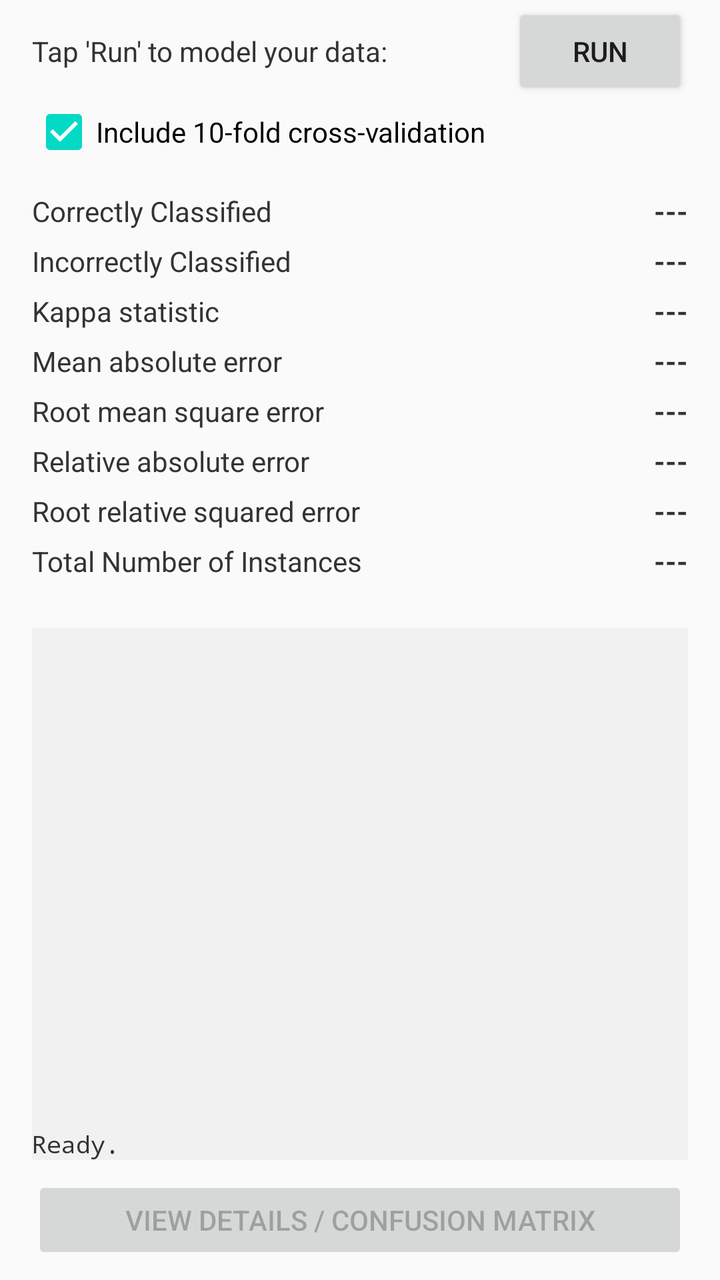
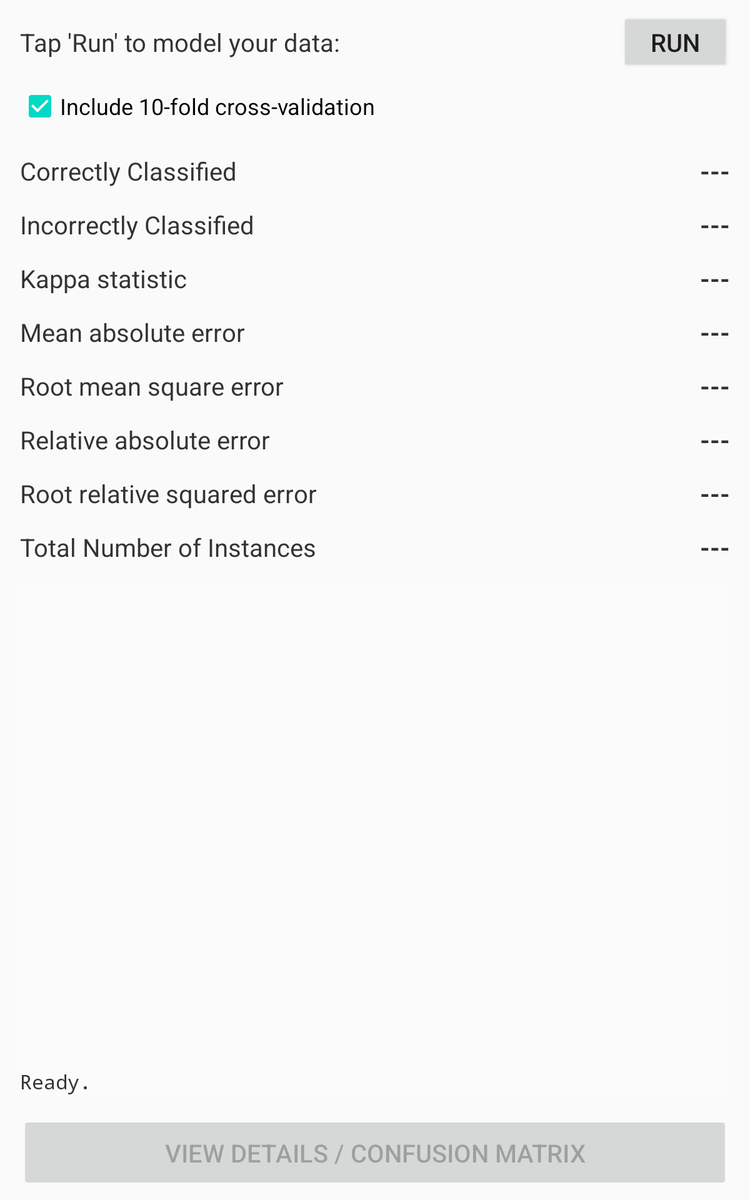

One screen, two layout resources from the same app: the default and the repository's alternative for another configuration. Each is rendered where Android would select it; the XML of both is given below.
<!-- AndroidManifest.xml: application theme AppTheme -->
<!-- res/layout/fragment_main_tab3.xml -->
<android.support.constraint.ConstraintLayout xmlns:android="http://schemas.android.com/apk/res/android"
    xmlns:app="http://schemas.android.com/apk/res-auto"
    xmlns:tools="http://schemas.android.com/tools"
    android:id="@+id/constraintLayout"
    android:layout_width="match_parent"
    android:layout_height="match_parent">

    <TextView
        android:id="@+id/section_label3"
        android:layout_width="wrap_content"
        android:layout_height="20dp"
        android:layout_marginStart="16dp"
        android:layout_marginTop="16dp"
        android:text="Tap 'Run' to model your data:"
        android:textColor="#333"
        app:layout_constraintStart_toStartOf="parent"
        app:layout_constraintTop_toTopOf="parent"
        app:layout_constraintVertical_chainStyle="packed" />

    <Button
        android:id="@+id/btnRun"
        android:layout_width="88dp"
        android:layout_height="wrap_content"
        android:layout_marginEnd="16dp"
        android:text="Run"
        app:layout_constraintBaseline_toBaselineOf="@+id/section_label3"
        app:layout_constraintEnd_toEndOf="parent" />

    <CheckBox
        android:id="@+id/checkBox"
        android:layout_width="wrap_content"
        android:layout_height="28dp"
        android:layout_marginStart="16dp"
        android:layout_marginTop="16dp"
        android:checked="true"
        android:text="Include 10-fold cross-validation"
        android:textAlignment="center"
        app:layout_constraintStart_toStartOf="parent"
        app:layout_constraintTop_toBottomOf="@+id/section_label3" />

    


    <Button
        android:id="@+id/btnCM"
        android:layout_width="0dp"
        android:layout_height="44dp"
        android:layout_marginStart="16dp"
        android:layout_marginEnd="16dp"
        android:layout_marginBottom="8dp"
        android:enabled="false"
        android:text="View details / confusion matrix"
        app:layout_constraintBottom_toBottomOf="parent"
        app:layout_constraintEnd_toEndOf="parent"
        app:layout_constraintStart_toStartOf="parent" />

    <TextView
        android:id="@+id/textView5"
        android:layout_width="wrap_content"
        android:layout_height="wrap_content"
        android:layout_marginStart="16dp"
        android:layout_marginTop="96dp"
        android:text="Correctly Classified"
        android:textColor="#333"
        app:layout_constraintStart_toStartOf="parent"
        app:layout_constraintTop_toTopOf="parent" />

    <TextView
        android:id="@+id/textView8"
        android:layout_width="wrap_content"
        android:layout_height="wrap_content"
        android:layout_marginStart="16dp"
        android:layout_marginTop="6dp"
        android:text="Incorrectly Classified"
        android:textColor="#333"
        app:layout_constraintStart_toStartOf="parent"
        app:layout_constraintTop_toBottomOf="@+id/textView5" />

    <TextView
        android:id="@+id/textView9"
        android:layout_width="wrap_content"
        android:layout_height="wrap_content"
        android:layout_marginStart="16dp"
        android:layout_marginTop="6dp"
        android:text="Kappa statistic"
        android:textColor="#333"
        app:layout_constraintStart_toStartOf="parent"
        app:layout_constraintTop_toBottomOf="@+id/textView8" />

    <TextView
        android:id="@+id/textView10"
        android:layout_width="wrap_content"
        android:layout_height="wrap_content"
        android:layout_marginStart="16dp"
        android:layout_marginTop="6dp"
        android:text="Mean absolute error"
        android:textColor="#333"
        app:layout_constraintStart_toStartOf="parent"
        app:layout_constraintTop_toBottomOf="@+id/textView9" />

    <TextView
        android:id="@+id/textView11"
        android:layout_width="wrap_content"
        android:layout_height="wrap_content"
        android:layout_marginStart="16dp"
        android:layout_marginTop="6dp"
        android:text="Root mean square error"
        android:textColor="#333"
        app:layout_constraintStart_toStartOf="parent"
        app:layout_constraintTop_toBottomOf="@+id/textView10" />

    <TextView
        android:id="@+id/textView12"
        android:layout_width="wrap_content"
        android:layout_height="wrap_content"
        android:layout_marginStart="16dp"
        android:layout_marginTop="6dp"
        android:text="Relative absolute error"
        android:textColor="#333"
        app:layout_constraintStart_toStartOf="parent"
        app:layout_constraintTop_toBottomOf="@+id/textView11" />

    <TextView
        android:id="@+id/textView13"
        android:layout_width="wrap_content"
        android:layout_height="wrap_content"
        android:layout_marginStart="16dp"
        android:layout_marginTop="6dp"
        android:text="Root relative squared error"
        android:textColor="#333"
        app:layout_constraintStart_toStartOf="parent"
        app:layout_constraintTop_toBottomOf="@+id/textView12" />

    <TextView
        android:id="@+id/textView14"
        android:layout_width="wrap_content"
        android:layout_height="wrap_content"
        android:layout_marginStart="16dp"
        android:layout_marginTop="6dp"
        android:layout_marginBottom="8dp"
        android:text="Total Number of Instances"
        android:textColor="#333"
        app:layout_constraintBottom_toTopOf="@+id/tvStatus"
        app:layout_constraintStart_toStartOf="parent"
        app:layout_constraintTop_toBottomOf="@+id/textView13" />

    <TextView
        android:id="@+id/tvCCI"
        android:layout_width="wrap_content"
        android:layout_height="wrap_content"
        android:layout_marginEnd="16dp"
        android:text="@string/novalue"
        android:textColor="#333"
        android:textStyle="bold"
        app:layout_constraintEnd_toEndOf="parent"
        app:layout_constraintTop_toTopOf="@+id/textView5" />

    <TextView
        android:id="@+id/tvICI"
        android:layout_width="wrap_content"
        android:layout_height="wrap_content"
        android:layout_marginEnd="16dp"
        android:text="@string/novalue"
        android:textColor="#333"
        android:textStyle="bold"
        app:layout_constraintEnd_toEndOf="parent"
        app:layout_constraintTop_toTopOf="@+id/textView8" />

    <TextView
        android:id="@+id/tvKappa"
        android:layout_width="wrap_content"
        android:layout_height="wrap_content"
        android:layout_marginEnd="16dp"
        android:text="@string/novalue"
        android:textColor="#333"
        android:textStyle="bold"
        app:layout_constraintEnd_toEndOf="parent"
        app:layout_constraintTop_toTopOf="@+id/textView9" />

    <TextView
        android:id="@+id/tvMAE"
        android:layout_width="wrap_content"
        android:layout_height="wrap_content"
        android:layout_marginEnd="16dp"
        android:text="@string/novalue"
        android:textColor="#333"
        android:textStyle="bold"
        app:layout_constraintEnd_toEndOf="parent"
        app:layout_constraintTop_toTopOf="@+id/textView10" />

    <TextView
        android:id="@+id/tvRMSE"
        android:layout_width="wrap_content"
        android:layout_height="wrap_content"
        android:layout_marginEnd="16dp"
        android:text="@string/novalue"
        android:textColor="#333"
        android:textStyle="bold"
        app:layout_constraintEnd_toEndOf="parent"
        app:layout_constraintTop_toTopOf="@+id/textView11" />

    <TextView
        android:id="@+id/tvRAE"
        android:layout_width="wrap_content"
        android:layout_height="wrap_content"
        android:layout_marginEnd="16dp"
        android:text="@string/novalue"
        android:textColor="#333"
        android:textStyle="bold"
        app:layout_constraintEnd_toEndOf="parent"
        app:layout_constraintTop_toTopOf="@+id/textView12" />

    <TextView
        android:id="@+id/tvRRSE"
        android:layout_width="wrap_content"
        android:layout_height="wrap_content"
        android:layout_marginEnd="16dp"
        android:text="@string/novalue"
        android:textColor="#333"
        android:textStyle="bold"
        app:layout_constraintEnd_toEndOf="parent"
        app:layout_constraintTop_toTopOf="@+id/textView13" />

    <TextView
        android:id="@+id/tvTNI"
        android:layout_width="wrap_content"
        android:layout_height="wrap_content"
        android:layout_marginEnd="16dp"
        android:text="@string/novalue"
        android:textColor="#333"
        android:textStyle="bold"
        app:layout_constraintEnd_toEndOf="parent"
        app:layout_constraintTop_toTopOf="@+id/textView14" />

    <TextView
        android:id="@+id/tvStatus"
        android:layout_width="0dp"
        android:layout_height="0dp"
        android:layout_marginStart="16dp"
        android:layout_marginTop="16dp"
        android:layout_marginEnd="16dp"
        android:layout_marginBottom="8dp"
        android:layout_weight="1"
        android:background="#f1f1f1"
        android:fontFamily="monospace"
        android:gravity="bottom"
        android:scrollbars="vertical"
        android:scrollHorizontally="true"
        android:text="@string/str_ready"
        android:textColor="#333"
        android:textSize="12sp"
        app:layout_constraintBottom_toTopOf="@+id/btnCM"
        app:layout_constraintEnd_toEndOf="parent"
        app:layout_constraintStart_toStartOf="parent"
        app:layout_constraintTop_toBottomOf="@+id/textView14" />


</android.support.constraint.ConstraintLayout>
<!-- resources referenced by this layout -->
<resources>
  <string name="novalue">---</string>
  <string name="str_ready">Ready.</string>
  <style name="AppTheme" parent="Theme.AppCompat.Light.DarkActionBar">
          
          <item name="colorPrimary">@color/colorPrimary</item>
          <item name="colorPrimaryDark">@color/colorPrimaryDark</item>
          <item name="colorAccent">@color/colorAccent</item>
  
          <item name="android:spinnerItemStyle">@style/spinnerItemStyle</item>
  
      </style>
  <style name="spinnerItemStyle">
          <item name="android:padding">@dimen/spinner_padding</item>
          <item name="android:textSize">@dimen/spinner_text_size</item>
          <item name="android:textColor">#333</item>
      </style>
  <dimen name="spinner_padding">0sp</dimen>
  <dimen name="spinner_text_size">14sp</dimen>
</resources>
<!-- res/layout-sw600dp/fragment_main_tab3.xml (the repository's variant of the layout above) -->
<!-- drawn on a 7-inch tablet held upright -->
<android.support.constraint.ConstraintLayout xmlns:android="http://schemas.android.com/apk/res/android"
    xmlns:app="http://schemas.android.com/apk/res-auto"
    android:id="@+id/constraintLayout"
    android:layout_width="match_parent"
    android:layout_height="match_parent">

    <TextView
        android:id="@+id/section_label3"
        android:layout_width="wrap_content"
        android:layout_height="wrap_content"
        android:layout_marginStart="16dp"
        android:layout_marginTop="20dp"
        android:text="Tap 'Run' to model your data:"
        android:textColor="#333"
        android:textSize="20sp"
        app:layout_constraintStart_toStartOf="parent"
        app:layout_constraintTop_toTopOf="parent" />

    <Button
        android:id="@+id/btnRun"
        android:layout_width="wrap_content"
        android:layout_height="wrap_content"
        android:layout_marginEnd="16dp"
        android:text="Run"
        android:textSize="20sp"
        app:layout_constraintBaseline_toBaselineOf="@+id/section_label3"
        app:layout_constraintEnd_toEndOf="parent" />

    <CheckBox
        android:id="@+id/checkBox"
        android:layout_width="wrap_content"
        android:layout_height="28dp"
        android:layout_marginStart="16dp"
        android:layout_marginTop="24dp"
        android:checked="true"
        android:text="Include 10-fold cross-validation"
        android:textAlignment="center"
        android:textSize="18sp"
        app:layout_constraintStart_toStartOf="parent"
        app:layout_constraintTop_toBottomOf="@+id/section_label3" />

    


    <Button
        android:id="@+id/btnCM"
        android:layout_width="0dp"
        android:layout_height="60sp"
        android:layout_marginBottom="8dp"
        android:layout_marginEnd="16dp"
        android:layout_marginStart="16dp"
        android:enabled="false"
        android:text="View details / confusion matrix"
        android:textSize="20sp"
        app:layout_constraintBottom_toBottomOf="parent"
        app:layout_constraintEnd_toEndOf="parent"
        app:layout_constraintStart_toStartOf="parent" />

    <TextView
        android:id="@+id/textView5"
        android:layout_width="wrap_content"
        android:layout_height="wrap_content"
        android:layout_marginStart="16dp"
        android:layout_marginTop="24dp"
        android:text="Correctly Classified"
        android:textColor="#333"
        android:textSize="20sp"
        app:layout_constraintStart_toStartOf="parent"
        app:layout_constraintTop_toBottomOf="@+id/checkBox" />

    <TextView
        android:id="@+id/textView8"
        android:layout_width="wrap_content"
        android:layout_height="wrap_content"
        android:layout_marginStart="16dp"
        android:layout_marginTop="16dp"
        android:text="Incorrectly Classified"
        android:textColor="#333"
        android:textSize="20sp"
        app:layout_constraintStart_toStartOf="parent"
        app:layout_constraintTop_toBottomOf="@+id/textView5" />

    <TextView
        android:id="@+id/textView9"
        android:layout_width="wrap_content"
        android:layout_height="wrap_content"
        android:layout_marginStart="16dp"
        android:layout_marginTop="16dp"
        android:text="Kappa statistic"
        android:textColor="#333"
        android:textSize="20sp"
        app:layout_constraintStart_toStartOf="parent"
        app:layout_constraintTop_toBottomOf="@+id/textView8" />

    <TextView
        android:id="@+id/textView10"
        android:layout_width="wrap_content"
        android:layout_height="wrap_content"
        android:layout_marginStart="16dp"
        android:layout_marginTop="16dp"
        android:text="Mean absolute error"
        android:textColor="#333"
        android:textSize="20sp"
        app:layout_constraintStart_toStartOf="parent"
        app:layout_constraintTop_toBottomOf="@+id/textView9" />

    <TextView
        android:id="@+id/textView11"
        android:layout_width="wrap_content"
        android:layout_height="wrap_content"
        android:layout_marginStart="16dp"
        android:layout_marginTop="16dp"
        android:text="Root mean square error"
        android:textColor="#333"
        android:textSize="20sp"
        app:layout_constraintStart_toStartOf="parent"
        app:layout_constraintTop_toBottomOf="@+id/textView10" />

    <TextView
        android:id="@+id/textView12"
        android:layout_width="wrap_content"
        android:layout_height="wrap_content"
        android:layout_marginStart="16dp"
        android:layout_marginTop="16dp"
        android:text="Relative absolute error"
        android:textColor="#333"
        android:textSize="20sp"
        app:layout_constraintStart_toStartOf="parent"
        app:layout_constraintTop_toBottomOf="@+id/textView11" />

    <TextView
        android:id="@+id/textView13"
        android:layout_width="wrap_content"
        android:layout_height="wrap_content"
        android:layout_marginStart="16dp"
        android:layout_marginTop="16dp"
        android:text="Root relative squared error"
        android:textColor="#333"
        android:textSize="20sp"
        app:layout_constraintStart_toStartOf="parent"
        app:layout_constraintTop_toBottomOf="@+id/textView12" />

    <TextView
        android:id="@+id/textView14"
        android:layout_width="wrap_content"
        android:layout_height="wrap_content"
        android:layout_marginStart="16dp"
        android:layout_marginTop="16dp"
        android:text="Total Number of Instances"
        android:textColor="#333"
        android:textSize="20sp"
        app:layout_constraintStart_toStartOf="parent"
        app:layout_constraintTop_toBottomOf="@+id/textView13" />

    <TextView
        android:id="@+id/tvCCI"
        android:layout_width="wrap_content"
        android:layout_height="wrap_content"
        android:layout_marginEnd="16dp"
        android:text="@string/novalue"
        android:textColor="#333"
        android:textSize="20sp"
        android:textStyle="bold"
        app:layout_constraintEnd_toEndOf="parent"
        app:layout_constraintTop_toTopOf="@+id/textView5" />

    <TextView
        android:id="@+id/tvICI"
        android:layout_width="wrap_content"
        android:layout_height="wrap_content"
        android:layout_marginEnd="16dp"
        android:text="@string/novalue"
        android:textColor="#333"
        android:textSize="20sp"
        android:textStyle="bold"
        app:layout_constraintEnd_toEndOf="parent"
        app:layout_constraintTop_toTopOf="@+id/textView8" />

    <TextView
        android:id="@+id/tvKappa"
        android:layout_width="wrap_content"
        android:layout_height="wrap_content"
        android:layout_marginEnd="16dp"
        android:text="@string/novalue"
        android:textColor="#333"
        android:textSize="20sp"
        android:textStyle="bold"
        app:layout_constraintEnd_toEndOf="parent"
        app:layout_constraintTop_toTopOf="@+id/textView9" />

    <TextView
        android:id="@+id/tvMAE"
        android:layout_width="wrap_content"
        android:layout_height="wrap_content"
        android:layout_marginEnd="16dp"
        android:text="@string/novalue"
        android:textColor="#333"
        android:textSize="20sp"
        android:textStyle="bold"
        app:layout_constraintEnd_toEndOf="parent"
        app:layout_constraintTop_toTopOf="@+id/textView10" />

    <TextView
        android:id="@+id/tvRMSE"
        android:layout_width="wrap_content"
        android:layout_height="wrap_content"
        android:layout_marginEnd="16dp"
        android:text="@string/novalue"
        android:textColor="#333"
        android:textSize="20sp"
        android:textStyle="bold"
        app:layout_constraintEnd_toEndOf="parent"
        app:layout_constraintTop_toTopOf="@+id/textView11" />

    <TextView
        android:id="@+id/tvRAE"
        android:layout_width="wrap_content"
        android:layout_height="wrap_content"
        android:layout_marginEnd="16dp"
        android:text="@string/novalue"
        android:textColor="#333"
        android:textSize="20sp"
        android:textStyle="bold"
        app:layout_constraintEnd_toEndOf="parent"
        app:layout_constraintTop_toTopOf="@+id/textView12" />

    <TextView
        android:id="@+id/tvRRSE"
        android:layout_width="wrap_content"
        android:layout_height="wrap_content"
        android:layout_marginEnd="16dp"
        android:text="@string/novalue"
        android:textColor="#333"
        android:textSize="20sp"
        android:textStyle="bold"
        app:layout_constraintEnd_toEndOf="parent"
        app:layout_constraintTop_toTopOf="@+id/textView13" />

    <TextView
        android:id="@+id/tvTNI"
        android:layout_width="wrap_content"
        android:layout_height="wrap_content"
        android:layout_marginEnd="16dp"
        android:text="@string/novalue"
        android:textColor="#333"
        android:textSize="20sp"
        android:textStyle="bold"
        app:layout_constraintEnd_toEndOf="parent"
        app:layout_constraintTop_toTopOf="@+id/textView14" />

    <TextView
        android:id="@+id/tvStatus"
        android:layout_width="0dp"
        android:layout_height="0dp"
        android:layout_marginStart="16dp"
        android:layout_marginTop="16dp"
        android:layout_marginEnd="16dp"
        android:layout_marginBottom="16dp"
        android:layout_weight="1"
        android:background="#fbfbfb"
        android:fontFamily="monospace"
        android:gravity="bottom"
        android:scrollbars="vertical"
        android:scrollHorizontally="true"
        android:text="@string/str_ready"
        android:textColor="#333"
        android:textSize="16sp"
        app:layout_constraintBottom_toTopOf="@+id/btnCM"
        app:layout_constraintEnd_toEndOf="parent"
        app:layout_constraintStart_toStartOf="parent"
        app:layout_constraintTop_toBottomOf="@+id/textView14" />


</android.support.constraint.ConstraintLayout>
<!-- resources referenced by the variant -->
<!-- as a 7-inch tablet held upright resolves them -->
<resources>
  <string name="novalue">---</string>
  <string name="str_ready">Ready.</string>
  <style name="AppTheme" parent="Theme.AppCompat.Light.DarkActionBar">
          
          <item name="colorPrimary">@color/colorPrimary</item>
          <item name="colorPrimaryDark">@color/colorPrimaryDark</item>
          <item name="colorAccent">@color/colorAccent</item>
  
          <item name="android:spinnerItemStyle">@style/spinnerItemStyle</item>
  
      </style>
  <style name="spinnerItemStyle">
          <item name="android:padding">@dimen/spinner_padding</item>
          <item name="android:textSize">@dimen/spinner_text_size</item>
          <item name="android:textColor">#333</item>
      </style>
  <!-- from res/values-sw600dp/ -->
  <dimen name="spinner_padding">10sp</dimen>
  <!-- from res/values-sw600dp/ -->
  <dimen name="spinner_text_size">20sp</dimen>
</resources>
